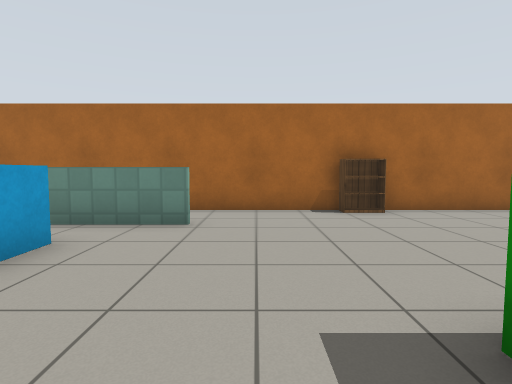
[1] (above)

16 first-person views from a walk through a world built for the Gazebo simulator. The camera is 0.94 m above the floor, tilts 4° down and sees 80° across. The floor is counted in squares, 1 m on a side. Each view is taken from the middle of a square. On the plan, view 1 faces up. The plan holds only what a view shows up to about 11 squares ahead; the rest is blank. Simple patterns stand in for the simulator's built-in surfaces.

[2]
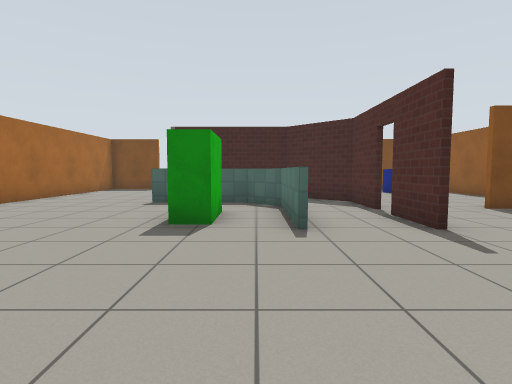

[3]
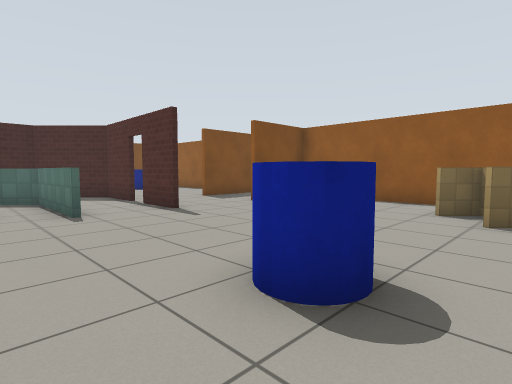

[4]
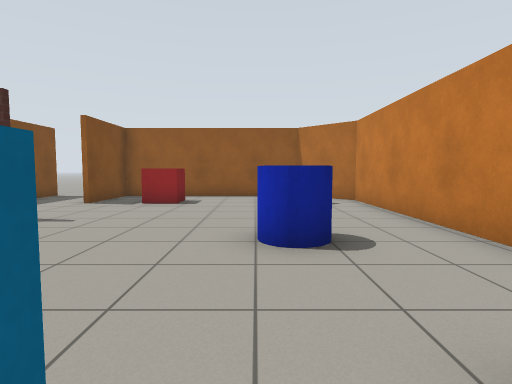

[5]
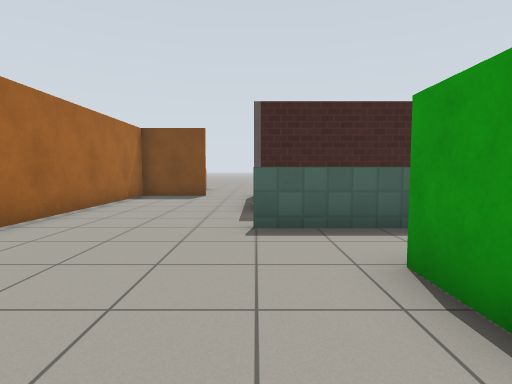

[6]
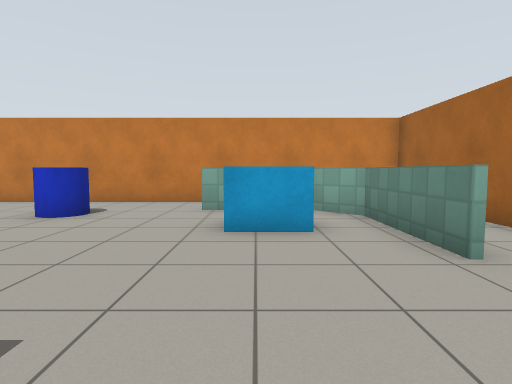

[7]
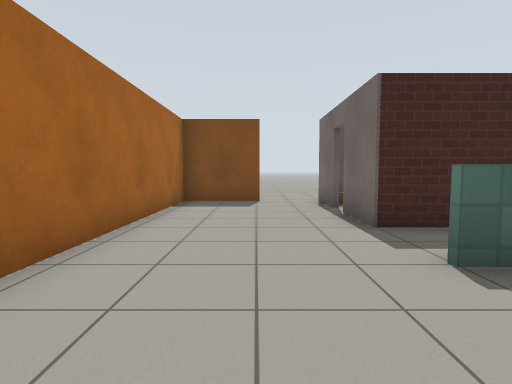

[8]
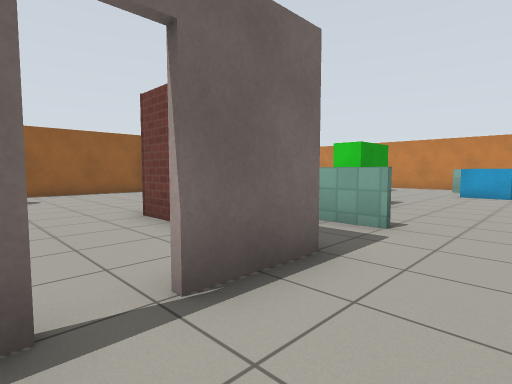

[9]
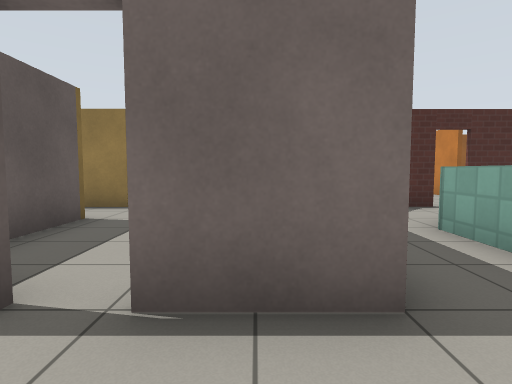

[10]
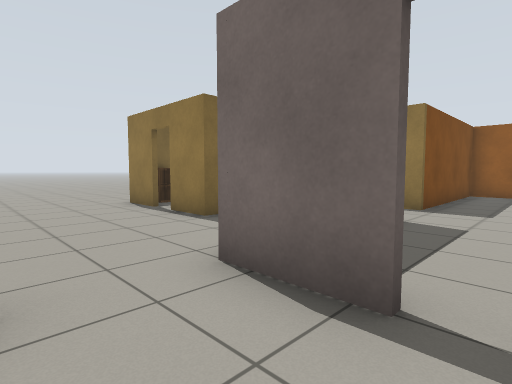

[11]
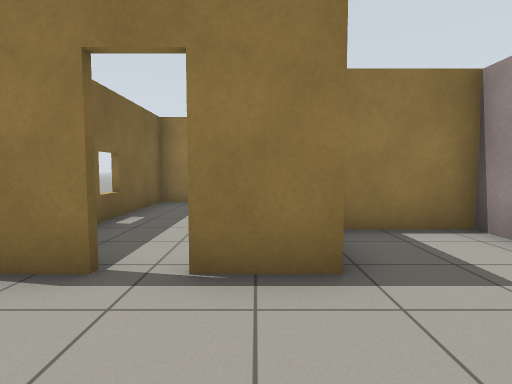

[12]
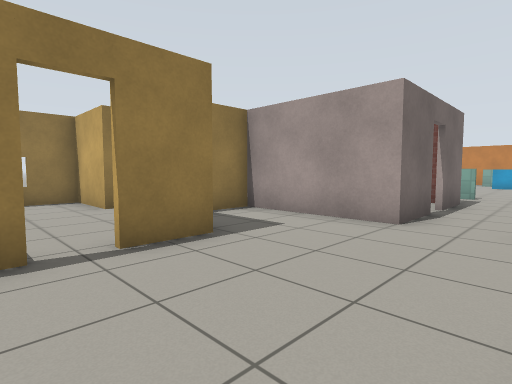

[13]
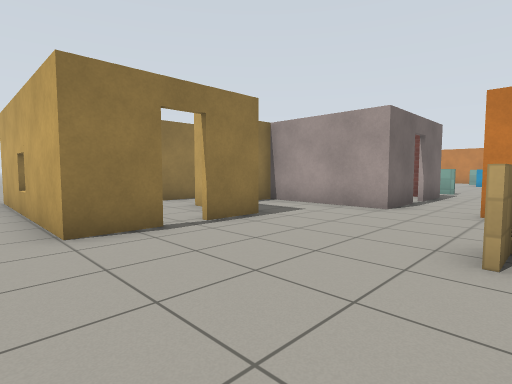

[14]
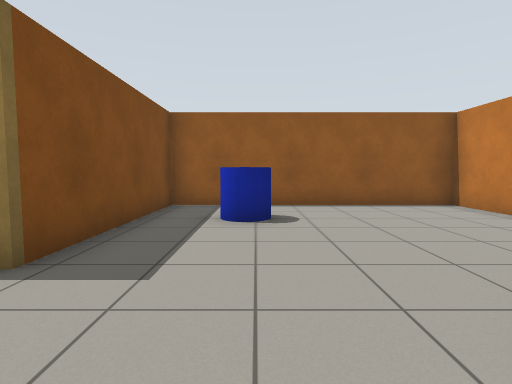

[15]
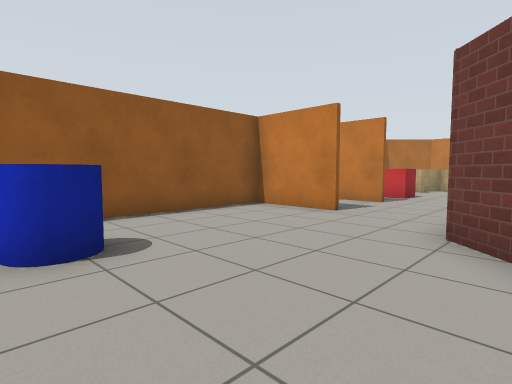

[16]
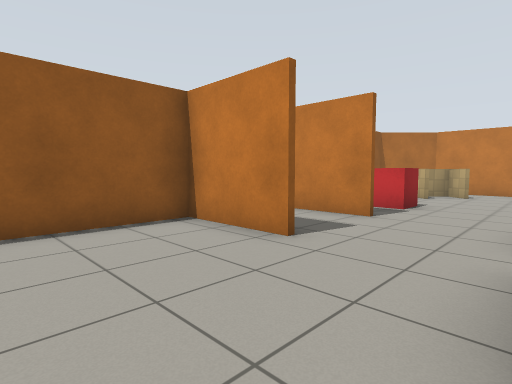

### Floor plan
Ten units are one square. View 1 is at (0, 0); x grows to the right and y downward. Boxes are objects, and circles mark ways between rooms. Rooms are numbered by the first view taken in them; rooms with no view inside come last. Other rooms are left out.
<svg viewBox="-77 -80 262 168">
<path fill="none" stroke="#000" d="M8 29 25 29M34 29 53 29 70 11 70 -30 89 -30M-72 -15 -72 67M96 -30 106 -30M8 81 8 56M113 -49 113 -72 -4 -72M-53 83 4 83M7 8 39 8 49 -2 49 -31M51 -31 51 -1M-11 -53 -43 -53 -53 -43M-52 -22 -52 -16M-51 52 -57 59 -48 67M-41 61 -45 65M-55 55 -51 51M164 -13 180 -13 180 53M142 -9 142 -13 156 -13M115 -26 115 8 136 8M115 -54 115 -49M60 23 52 32M72 0 72 12M113 10 113 -25M36 56 36 83 113 83 113 29 144 29M144 29 144 51 178 51 178 -5"/>
<rect x="-55" y="5" width="20" height="10" fill="#bbb"><title>blue cylinder</title></rect>
<rect x="-35" y="-45" width="10" height="20" fill="#bbb"><title>cyan box</title></rect>
<rect x="-15" y="55" width="10" height="10" fill="#bbb"><title>red box</title></rect>
<rect x="15" y="-15" width="20" height="10" fill="#bbb"><title>green box</title></rect>
<rect x="15" y="-75" width="10" height="10" fill="#bbb"><title>bookshelf</title></rect>
<rect x="105" y="-35" width="10" height="10" fill="#bbb"><title>other object</title></rect>
<rect x="85" y="55" width="10" height="10" fill="#bbb"><title>blue cylinder</title></rect>
<rect x="165" y="-5" width="10" height="10" fill="#bbb"><title>cabinet</title></rect>
<circle cx="110" cy="-40" r="3" fill="#2a7"/>
<circle cx="30" cy="30" r="3" fill="#2a7"/>
<circle cx="95" cy="-30" r="3" fill="#2a7"/>
<circle cx="160" cy="-10" r="3" fill="#2a7"/>
<circle cx="150" cy="20" r="3" fill="#2a7"/>
<text x="10" y="-10">1</text>
<text x="160" y="-40">2</text>
<text x="80" y="30">3</text>
<text x="160" y="20">4</text>
</svg>
Room 1 opens to room 2. Room 1 opens to room 3. Room 2 opens to room 4. Room 3 opens to room 4.

Where each view was taken, in squares from view 1:
view 1: 0 up, 0 right, facing up
view 2: 0 up, 4 left, facing right
view 3: 1 up, 6 left, facing down-right
view 4: 3 up, 4 left, facing down
view 5: 3 up, 0 right, facing right
view 6: 3 up, 2 right, facing left
view 7: 5 up, 2 right, facing right
view 8: 5 up, 10 right, facing down-left
view 9: 5 up, 8 right, facing down
view 10: 5 up, 9 right, facing down-right
view 11: 4 up, 15 right, facing down
view 12: 5 up, 17 right, facing down-left
view 13: 6 up, 19 right, facing down-left
view 14: 0 up, 9 right, facing down
view 15: 2 down, 10 right, facing down-left
view 16: 3 down, 7 right, facing down-left
